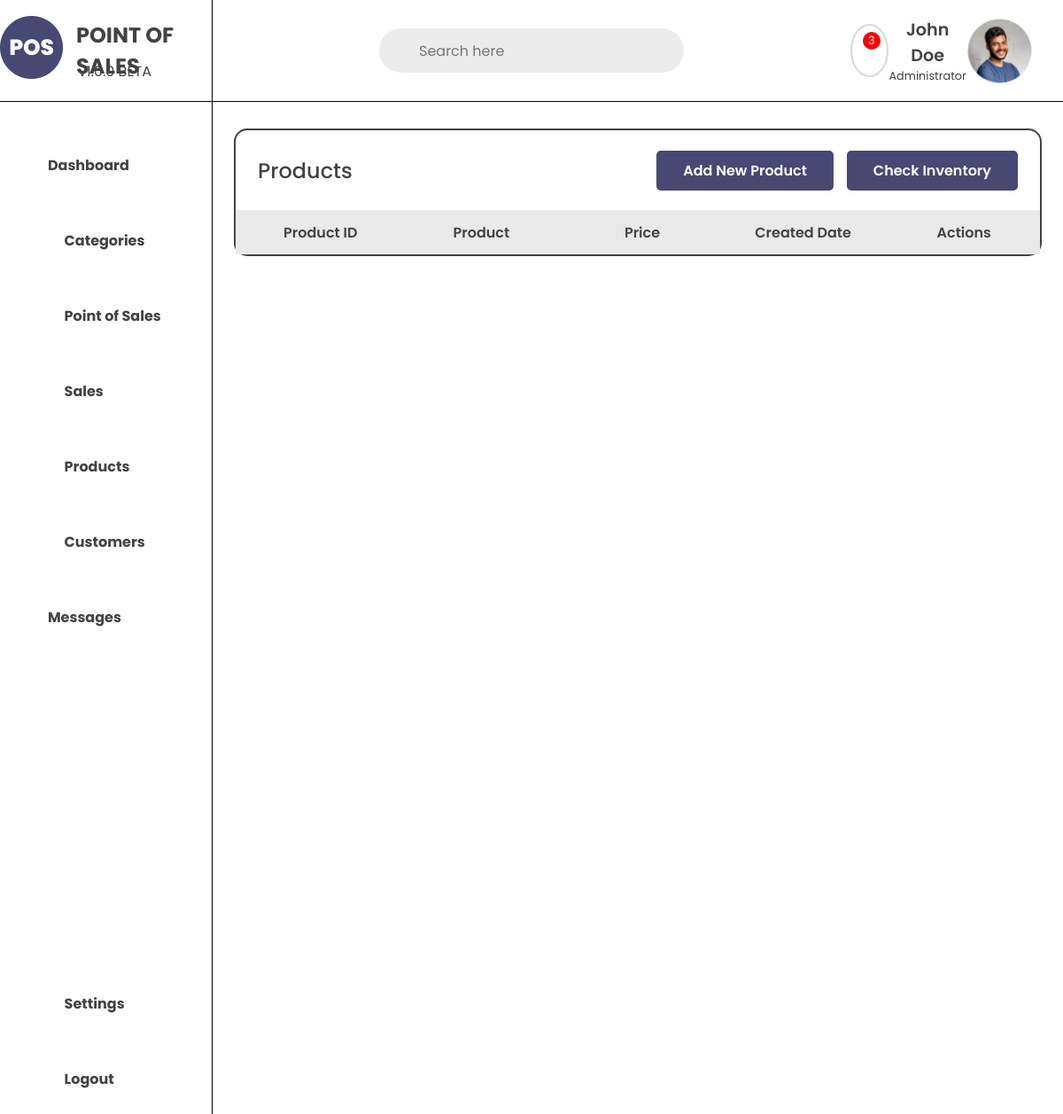
/chibogskie-food-hub/products/, run on an earlier commit of the app's database.
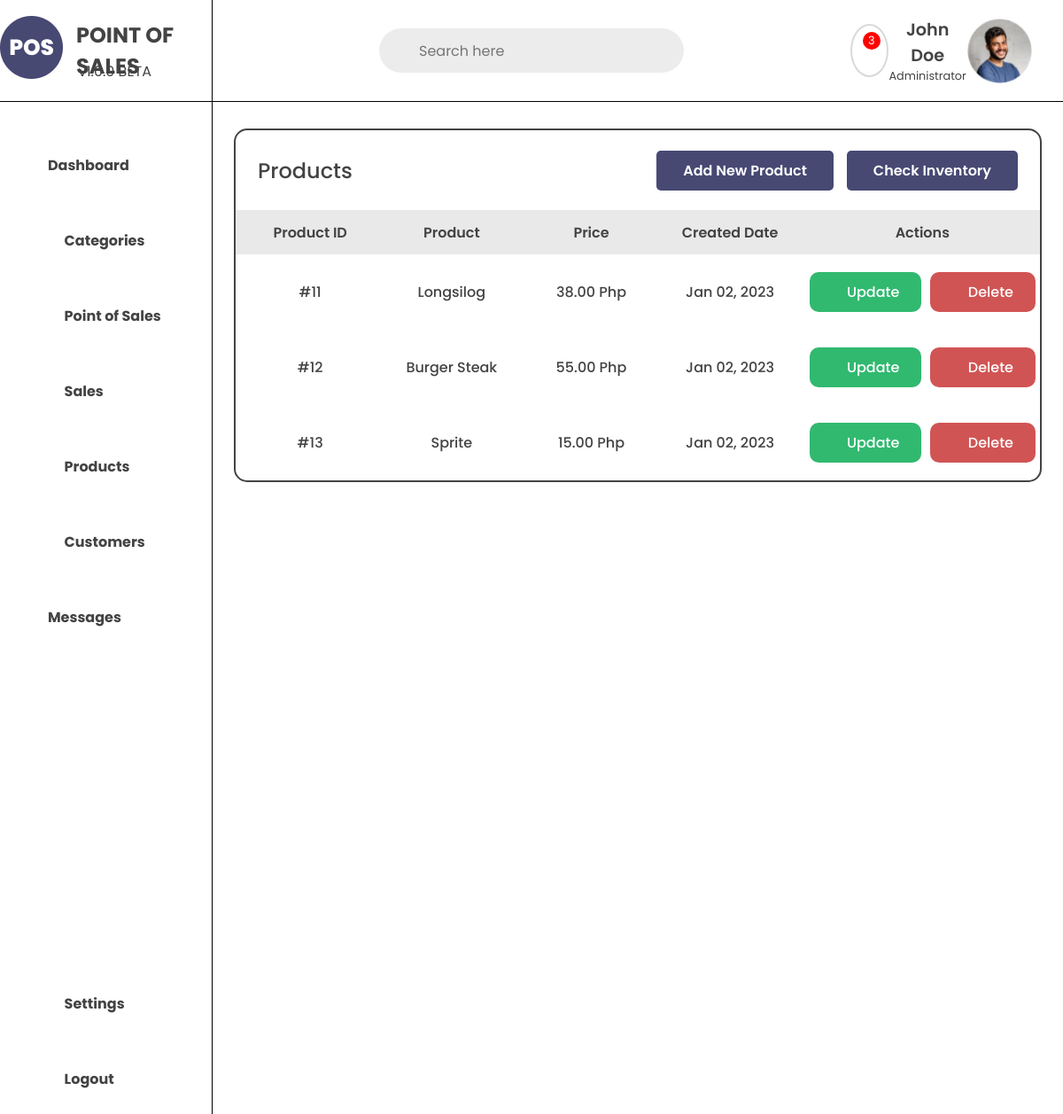
And on a later commit of the database.
### store/models.py (models this page shows, shortened)
class Product(models.Model):
    product_name = models.CharField(max_length=100)
    product_slug = models.SlugField(max_length=100, unique=True, null=True, blank=True)
    product_description = models.TextField(max_length=1000, blank=True)
    product_price = models.DecimalField(max_digits=10, decimal_places=2, null=True, blank=True)
    product_image = models.ImageField(upload_to='product_images', blank=True)
    product_category = models.ForeignKey(Category, on_delete=models.CASCADE, null=True)
    product_store = models.ForeignKey(Store, on_delete=models.CASCADE)
    product_created = models.DateTimeField(blank=True,null=True)

### store/views.py (the view)
# urls.py: path('<slug:store_slug>/products/', views.pos_products, name='pos_products'),
def pos_products(request, store_slug):
    store = get_object_or_404(Store, store_slug=store_slug)
    product = Product.objects.filter(product_store=store)
    context = {
        'store': store,
        'products': product
    }
    return render(request, 'includes/pos/pos_includes/pos_products.html', context)

### store/templates/includes/pos/pos_includes/pos_products.html (shortened to what this page needs)
{% extends "includes/pos/base_templates/pos_base.html" %}
{% load static %}
{% block css %}
<link rel="stylesheet" href="{% static 'css/includes/product.css' %}">
{% endblock %}
{% block content %}
{% include "navbar.html" %}
<div class="pos-products-container">
    <div class="pos-products-header">
        <h1>Products</h1>
        <div class="add-products-btn">
            <a href="{% url 'add_product' store_slug=store.store_slug %}">Add New Product</a>
            <a href="{% url 'pos_inventory' store_slug=store.store_slug %}">Check Inventory</a>
        </div>
    </div>
    <div class="pos-products-table">
        <table>
            <tr class="products-tbl-header">
                <th>Product ID</th>
                <th>Product</th>
                <th>Price</th>
                <th>Created Date</th>
                <th>Actions</th>
            </tr>
            {% for product in products %}
            <tr class="products-tbl-content">
                <td>#{{product.id}}</td>
                <td>{{product.product_name}}</td>
                <td>{{product.product_price}} Php</td>
                <td>{{product.product_created | date:"M d, Y"}}</td>
                <td class="products-tbl-btns">
                    <a href="{% url 'update_product' store_slug=store.store_slug pk=product.id %}"
                        class="products-tbl-edit">Edit</a>
                    <a href="{% url 'delete_product' store_slug=store.store_slug pk=product.id %}"
                        class="products-tbl-delete">Delete</a>
                </td>
            </tr>
            {% endfor %}
        </table>
    </div>
</div>
{% endblock %}

What changed in the data, as far as the page shows it:
added Product: id "11", product_name "Longsilog", product_price "38.00", product_created "Jan 02, 2023"
added Product: id "12", product_name "Burger Steak", product_price "55.00", product_created "Jan 02, 2023"
added Product: id "13", product_name "Sprite", product_price "15.00", product_created "Jan 02, 2023"
